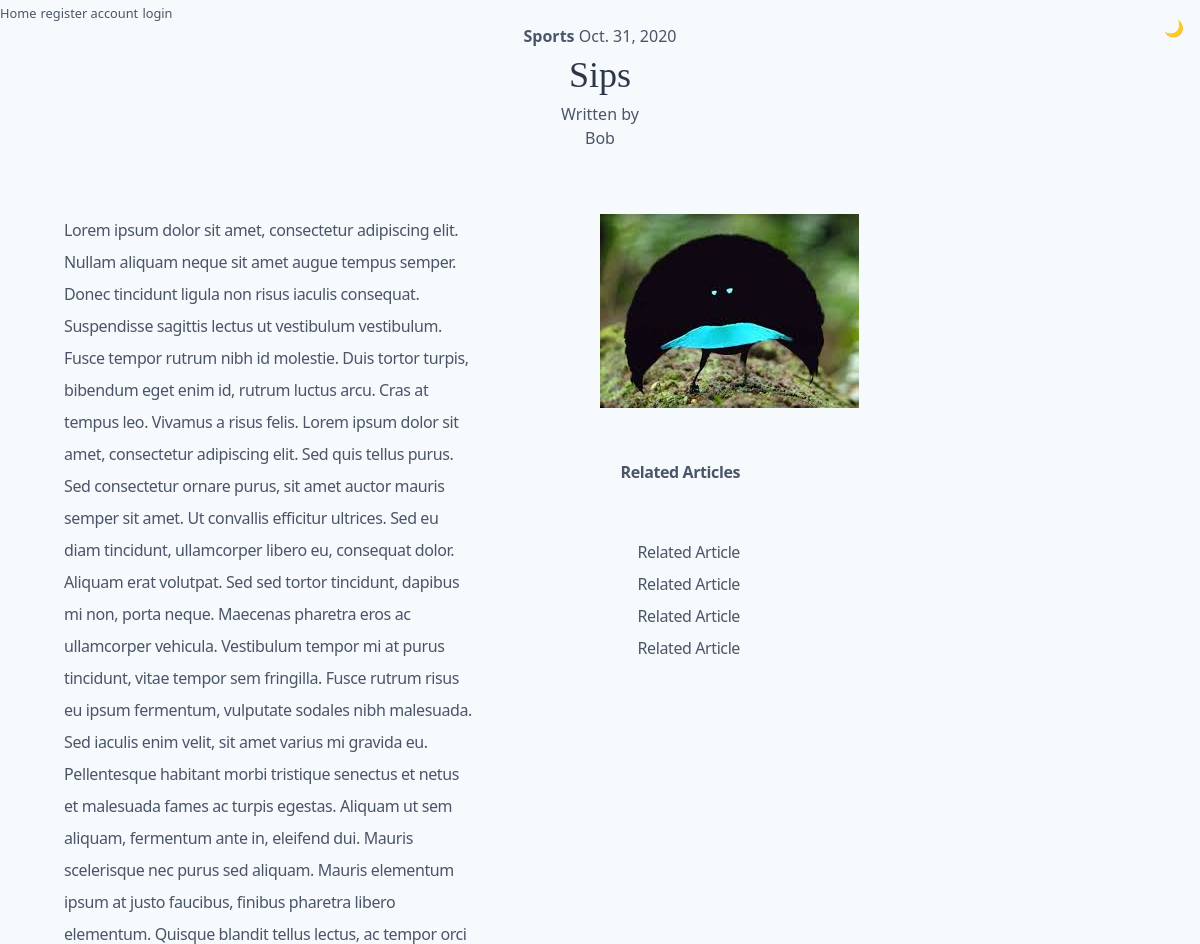
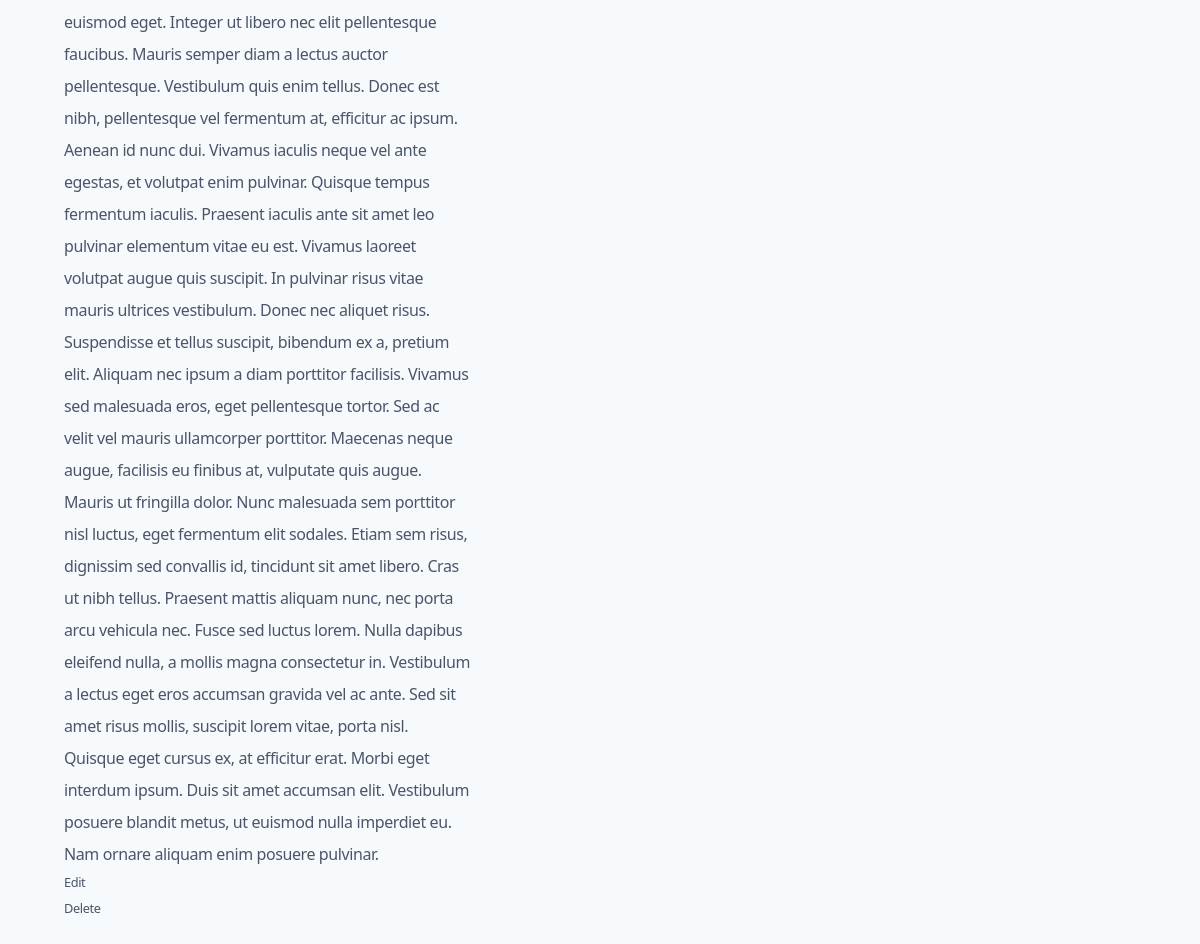
/post/6, run on the app's committed database (2 pictures, top to bottom).
### blogApp/models.py (models this page shows, shortened)
class Post(models.Model):  # Null and auto if we don't have an image
    picture = models.ImageField(upload_to="images/", null=True, blank=True)
    title = models.CharField(max_length=255)
    category = models.CharField(max_length=100)
    author = models.ForeignKey(User, on_delete=models.CASCADE)
    body = models.TextField()
    date = models.DateField(auto_now_add=True)

### blogApp/views.py (the view)
# urls.py: path('post/<int:pk>', PostDetailView.as_view(), name='postDetails'),
class PostDetailView(DetailView):
    model = Post
    template_name = 'postDetails.html'

### blogApp/templates/postDetails.html (shortened to what this page needs)
<html>
<head>
  <link href="https://unpkg.com/tailwindcss@^1.0/dist/tailwind.min.css" rel="stylesheet">
</head>
<a href="{% url 'home' %}"><small>Home</small></a>
{% if user.is_authenticated %}
<a href="{% url 'logout' %}"><small>{{ ' logout' }}</small></a>
<a href="{% url 'add_post' %}"><small>{{ ' add post' }}</small></a>
{% else %}
<a href="{% url 'register' %}"><small>{{ 'register account' }}</small></a>
<a href="{% url 'login' %}"><small>{{ ' login' }}</small></a>
{% endif %}
<p class="text-center "><strong>{{ post.category }}</strong>{{ ' ' }}{{ post.date}}</p>
<p class="font-serif text-4xl text-gray-800 text-center">{{ post.title }}</p>
<p class="text-center ">{{ 'Written by' }}</p>
<p class="text-center ">{{ post.author }}</p>
<body class="bg-gray-100 text-gray-700 font-sans quicksand">
    <div class="p-6 sm:p-10 md:p-16 flex flex-wrap">
        <div class="w-full md:w-1/2 md:pr-32 order-3 md:order-1">
            <div class="max-w-md md:float-right md:text-left leading-loose tracking-tight md:sticky md:top-0 ">
                <ul class="flex flex-wrap justify-between flex-col">
                    {{ post.body }}
                        <a href="{% url 'update_post' post.pk %}"><small>Edit</small></a>
    <a href="{% url 'delete_post' post.pk %}"><small>Delete</small></a>
                </ul>
            </div>
        </div>
        <div class="w-full md:w-1/2 order-1 md:order-2">
     {% if post.picture %}
 <img class="object-center" src="{{ post.picture.url }}">
    {% endif %}
                    <div class="w-full md:w-1/2 md:pr-32 pt-12 md:pt-0 md:sticky md:bottom-0 order-4 md:order-3">
            <div class="max-w-md md:float-right md:text-right leading-loose tracking-tight md:mb-16">
                <p class="font-bold my-4 md:my-12">Related Articles</p>
                <ul class="flex flex-wrap justify-between flex-row md:flex-col">
                    <li><a href="#" class="nav mx-2 md:mx-0">Related Article</a></li>
                    <li><a href="#" class="nav mx-2 md:mx-0">Related Article</a></li>
                    <li><a href="#" class="nav mx-2 md:mx-0">Related Article</a></li>
                    <li><a href="#" class="nav mx-2 md:mx-0">Related Article</a></li>
                </ul>
            </div>
        </div>
        </div>
    </div>
    <div class="absolute top-0 right-0 h-12 w-18 p-4">
        <button class="js-change-theme focus:outline-none">🌙</button>
    </div>
</body>
</html>

### data on the page
Post: category "Sports", date "Oct. 31, 2020", title "Sips", author "Bob", body "Lorem ipsum dolor sit amet, consectetur adipiscing elit. Nullam aliquam neque sit amet augue tempus semper. Donec tincidunt ligula non risus iaculis consequat. Suspendisse sagittis lectus ut vestibulum vestibulum. Fusce tempor rutrum nibh id molestie. Duis tortor turpis, bibendum eget enim id, rutrum luctus arcu. Cras at tempus leo. Vivamus a risus felis. Lorem ipsum dolor sit amet, consectetur adipiscing elit. Sed quis tellus purus. Sed consectetur ornare purus, sit amet auctor mauris semper sit amet. Ut convallis efficitur ultrices. Sed eu diam tincidunt, ullamcorper libero eu, consequat dolor. Aliquam erat volutpat. Sed sed tortor tincidunt, dapibus mi non, porta neque. Maecenas pharetra…", picture (picture)

### other printed values
{{ 'register account' }} "register account"
{{ ' login' }} "login"
{{ 'Written by' }} "Written by"
